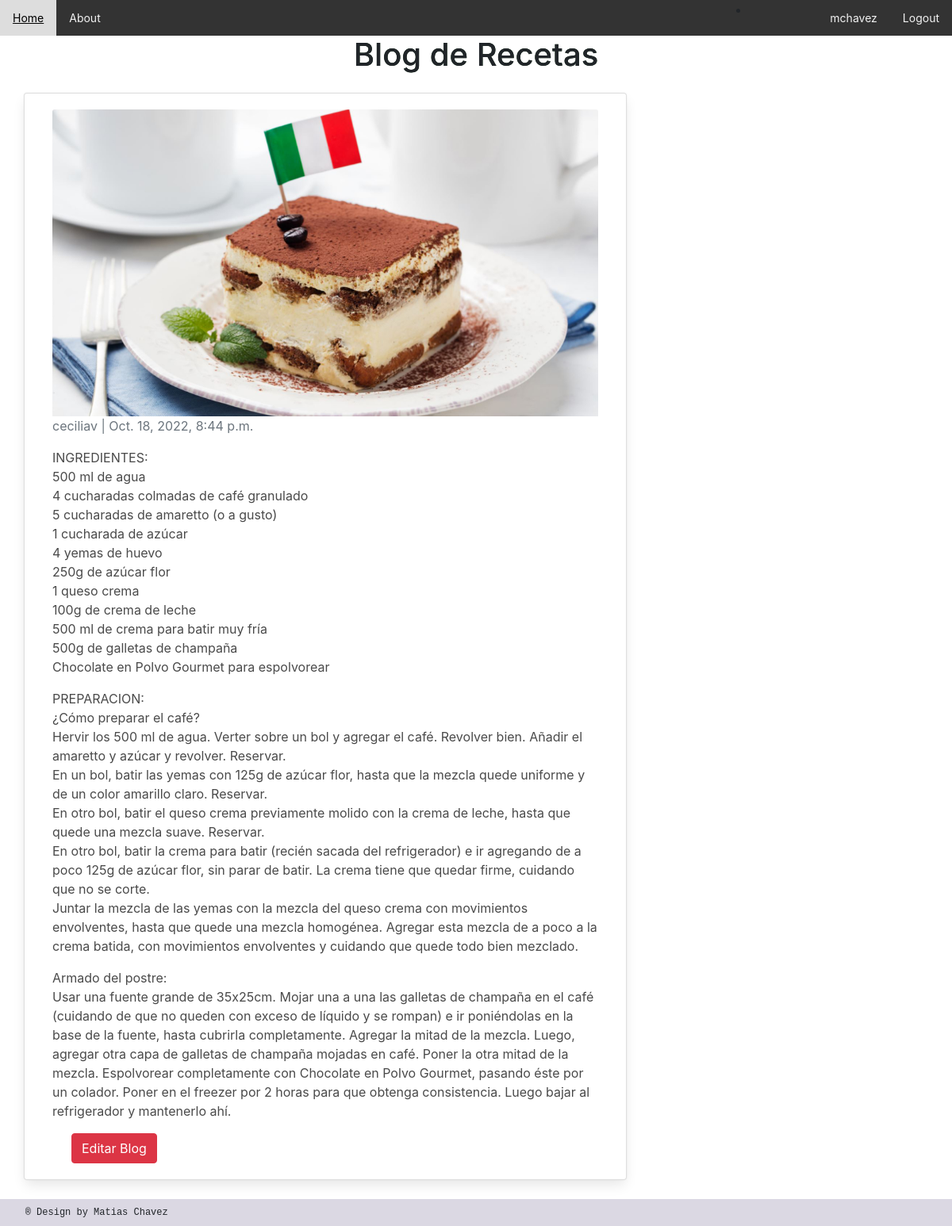
/AppGlobal/tiramisu/ (signed in), run on the app's committed database.
### AppGlobal/models.py (models this page shows, shortened)
class Blog(models.Model):
   titulo = models.CharField(max_length=60, unique=True)
   slug = AutoSlugField(populate_from='titulo',editable=True, always_update=True)
   descripcion = models.CharField(max_length=120, unique=True)
   body = models.TextField()
   publish_date = models.DateTimeField(auto_now_add=True)
   image = models.ImageField(upload_to='imagenes', null = True, blank = True)
   author= models.ForeignKey(User, on_delete=models.CASCADE, default = '0')

### AppGlobal/views.py (the view)
# urls.py: path('<slug:slug>/', PostDetail.as_view(), name='post_detail'),
class PostDetail(DetailView):
    model = Blog
    context_object_name = 'post'
    template_name = 'blog_detail.html'

### AppGlobal/templates/blog_detail.html (shortened to what this page needs)
{% extends 'home.html' %}
{% block body %}
<div class="container">
  <div class="row">
    <div class="col-md-8 card mb-4  mt-3 left  top">
      <div class="card-body">
        <img src="/media/{{post.image}}" class="card-img-top" alt="..." height="200px">
        <p class=" text-muted">{{ post.author }} | {{ post.publish_date }}</p>
        <p class=" text-muted">{{ post.body |linebreaks }}</p>
        <a>{% if user.is_superuser %}<a href="../../AppGlobal/CRUD/edit_blog_post/{{post.slug}}/" class="btn btn-danger mx-4">Editar Blog</a><a>{% endif %}</a>
      </div>
    </div>
  </div>
</div>
{% endblock body %}

### AppGlobal/templates/home.html (shortened to what this page needs)
<!DOCTYPE html>
<html lang="en">
<head>
    {% load static %}
    <link href="https://cdnjs.cloudflare.com/ajax/libs/font-awesome/5.15.3/css/all.min.css" rel="stylesheet" />
    <link href="https://cdn.jsdelivr.net/npm/bootstrap@5.2.2/dist/css/bootstrap.min.css" rel="stylesheet">
    <link rel="stylesheet" href="{%static 'css/myestilo.css'%}">
    <link rel="stylesheet" href="{% static 'css/bulma.min.css' %}">
    <link rel="stylesheet" href="{% static 'css/style.css' %}">
    <link href="//maxcdn.bootstrapcdn.com/bootstrap/4.1.1/css/bootstrap.min.css" rel="stylesheet" id="bootstrap-css">
    <link href="https://cdn.jsdelivr.net/npm/bootstrap@5.0.2/dist/css/bootstrap.min.css" rel="stylesheet">
    <link rel="stylesheet" href="https://maxcdn.bootstrapcdn.com/bootstrap/4.0.0/css/bootstrap.min.css">
</head>
<header>
    <div class="topnav">
        <a href="/AppGlobal/home">Home</a>
        <a href="/AppGlobal/about">About</a>
        <div class="topnav-right">
            {% if request.user.is_authenticated  %}
            <li class="nav-item" style="position: absolute; right: 250px">
            </li>
            <a href="/AppGlobal/perfil">{{ user.username }}</a>
            <a href="/AppGlobal/logout">Logout</a>
            {% else %}
            <a href="/AppGlobal/login">Login</a>
            <a href="/AppGlobal/registro">Registro</a>
            {% endif %}
        </div>
      </div>
</header>
<h1>Blog de Recetas</h1>
{% block body %}{% endblock %}
<footer>
    <p class="pFooter"> ®  Design by Matias Chavez </p>
    </footer>

### AppGlobal/static/css/myestilo.css (style rules this page uses)
.topnav { background-color: #333; overflow: hidden; }
.topnav a { float: left; color: #f2f2f2; text-align: center; padding: 12px 16px; text-decoration: none; font-size: 14px; }
.topnav-right { float: right; }
footer { background-color: #dbd8e3; padding: 8px; }
.pFooter { font-family: monospace; font-size: 12px; margin-left: 2%; margin-top: auto; margin-bottom: auto; }
h1 { font-size: 40px; font-weight: 800; background-image: linear-gradient(90deg, rgba(0,36,1,1) 61%, rgba(10,93,62,1) 100%, rgba(0,212,255,1) 100%); color: transparent; background-clip: text; -webkit-background-clip: text; margin-left: auto; position: relative; text-align: center; padding: .5% }

### AppGlobal/static/css/style.css (style rules this page uses)
* { box-sizing:border-box }

### data on the page
Blog: image (picture), author "ceciliav", publish_date "Oct. 18, 2022, 8:44 p.m.", body "INGREDIENTES: 500 ml de agua 4 cucharadas colmadas de café granulado 5 cucharadas de amaretto (o a gusto) 1 cucharada de azúcar 4 yemas de huevo 250g de azúcar flor 1 queso crema 100g de crema de leche 500 ml de crema para batir muy fría 500g de galletas de champaña Chocolate en Polvo Gourmet para espolvorear PREPARACION: ¿Cómo preparar el café? Hervir los 500 ml de agua. Verter sobre un bol y agregar el café. Revolver bien. Añadir el amaretto y azúcar y revolver. Reservar. En un bol, batir las yemas con 125g de azúcar flor, hasta que la mezcla quede uniforme y de un color amarillo claro. Reservar. En otro bol, batir el queso crema previamente molido con la crema de leche, hasta que quede…"

### other printed values
{{ user.username }} "mchavez"
